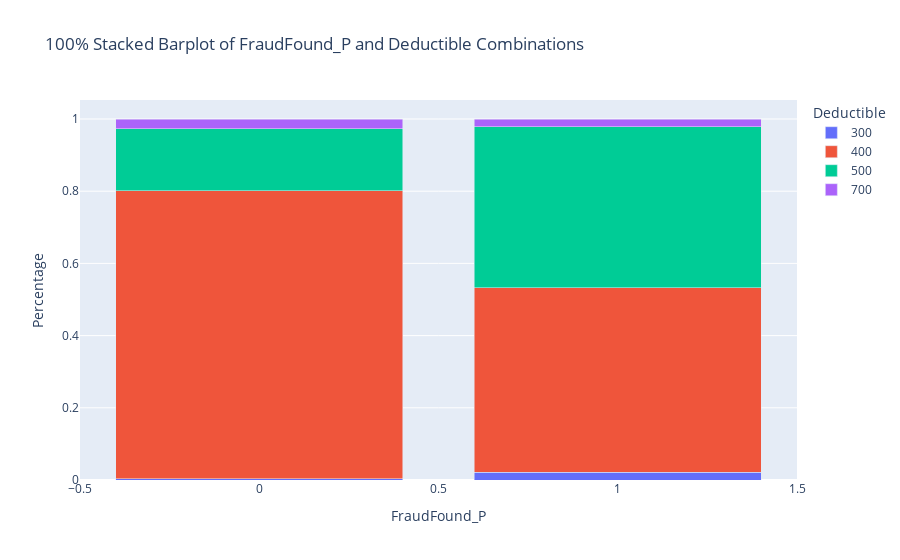

The cell this chart's notebook holds for it:
### Code cell
plot_two_categorical(all_change,'FraudFound_P', 'Deductible', 'stacked_barplot')
# 주소를 이전한 대상 중, 보험사기인 사고의 경우 여러대가 아닌 한 대를 갖고 있는 피보험사들의 비율이 더 높다

### Figure 1 — Plotly figure (JSON) as saved in the notebook; plotly's stock layout.template omitted (floating-point values rounded to 4 significant figures)
{"data": [{"alignmentgroup": "True", "hovertemplate": "Deductible=300<br>FraudFound_P=%{x}<br>Percentage=%{y}<extra></extra>", "legendgroup": "300", "marker": {"color": "#636efa", "pattern": {"shape": ""}}, "name": "300", "offsetgroup": "300", "orientation": "v", "showlegend": true, "textposition": "auto", "type": "bar", "x": [0, 1], "xaxis": "x", "y": [0.003906, 0.02128], "yaxis": "y"}, {"alignmentgroup": "True", "hovertemplate": "Deductible=400<br>FraudFound_P=%{x}<br>Percentage=%{y}<extra></extra>", "legendgroup": "400", "marker": {"color": "#EF553B", "pattern": {"shape": ""}}, "name": "400", "offsetgroup": "400", "orientation": "v", "showlegend": true, "textposition": "auto", "type": "bar", "x": [0, 1], "xaxis": "x", "y": [0.7969, 0.5106], "yaxis": "y"}, {"alignmentgroup": "True", "hovertemplate": "Deductible=500<br>FraudFound_P=%{x}<br>Percentage=%{y}<extra></extra>", "legendgroup": "500", "marker": {"color": "#00cc96", "pattern": {"shape": ""}}, "name": "500", "offsetgroup": "500", "orientation": "v", "showlegend": true, "textposition": "auto", "type": "bar", "x": [0, 1], "xaxis": "x", "y": [0.1719, 0.4468], "yaxis": "y"}, {"alignmentgroup": "True", "hovertemplate": "Deductible=700<br>FraudFound_P=%{x}<br>Percentage=%{y}<extra></extra>", "legendgroup": "700", "marker": {"color": "#ab63fa", "pattern": {"shape": ""}}, "name": "700", "offsetgroup": "700", "orientation": "v", "showlegend": true, "textposition": "auto", "type": "bar", "x": [0, 1], "xaxis": "x", "y": [0.02734, 0.02128], "yaxis": "y"}], "layout": {"barmode": "stack", "legend": {"title": {"text": "Deductible"}, "tracegroupgap": 0}, "title": {"text": "100% Stacked Barplot of FraudFound_P and Deductible Combinations"}, "xaxis": {"anchor": "y", "domain": [0, 1], "title": {"text": "FraudFound_P"}}, "yaxis": {"anchor": "x", "domain": [0, 1], "title": {"text": "Percentage"}}}}
